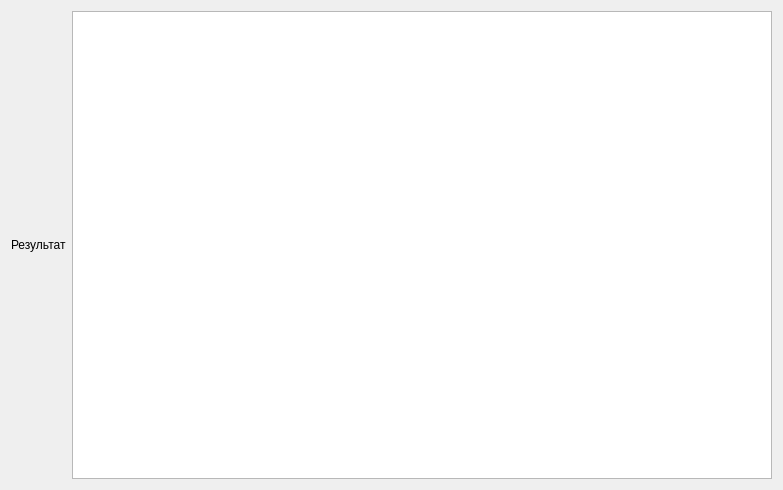
<?xml version="1.0" encoding="UTF-8"?>
<ui version="4.0">
 <class>PrintSum</class>
 <widget class="QDialog" name="PrintSum">
  <property name="geometry">
   <rect>
    <x>0</x>
    <y>0</y>
    <width>783</width>
    <height>490</height>
   </rect>
  </property>
  <property name="windowTitle">
   <string>Dialog</string>
  </property>
  <layout class="QVBoxLayout" name="verticalLayout">
   <item>
    <layout class="QHBoxLayout" name="horizontalLayout">
     <item>
      <widget class="QLabel" name="label">
       <property name="text">
        <string>Результат</string>
       </property>
      </widget>
     </item>
     <item>
      <widget class="QTextBrowser" name="textBrowser"/>
     </item>
    </layout>
   </item>
  </layout>
 </widget>
 <resources/>
 <connections/>
</ui>
